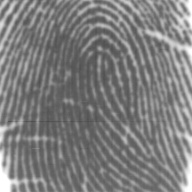
#> input picture fingerPrint_images/images_to_generate/images_right_5/img_0.jpg, 192 x 192 px, found by its file name; its folder holds 4 pictures in this run
$ python avg_gray.py
#> lines starting #> are read from the running program, lines starting #| are printed output that depends on the picture; long printed decimals are rounded
import cv2
import numpy as np
import os

def match_average_gray(images):
    grays = []

    # 1. 读取图像并计算灰度均值
    for img in images:
        gray = cv2.cvtColor(img, cv2.COLOR_BGR2GRAY)
        mean_gray = np.mean(gray)
        grays.append((img, gray, mean_gray))

    # 2. 计算目标平均灰度值
    target_mean = np.mean([mean for _, _, mean in grays])
    print(f"目标平均灰度值: {target_mean}")

    # 3. 调整灰度值
    adjusted_images = []
    for img, gray, mean in grays:
        adjustment = target_mean - mean
        adjusted_gray = np.clip(gray + adjustment, 0, 255).astype(np.uint8)

        # 若需要彩色图像，将灰度图覆盖回RGB通道
        adjusted_images.append(adjusted_gray)

    return adjusted_images

# 示例代码：文件夹中的图像处理
input_folder = "./images_right_5"
output_folder = "./images_right_5"

if not os.path.exists(output_folder):
    os.makedirs(output_folder)

# 读取文件夹中的所有图像
image_files = [f for f in os.listdir(input_folder) if f.endswith(('.jpg', '.png'))]
images = [cv2.imread(os.path.join(input_folder, file)) for file in image_files]
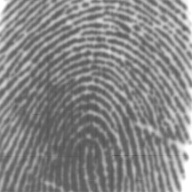
#> input picture fingerPrint_images/images_to_generate/images_right_5/img_1.jpg, 192 x 192 px, found by its file name
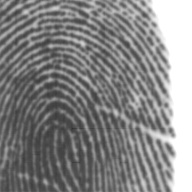
#> input picture fingerPrint_images/images_to_generate/images_right_5/img_10.jpg, 192 x 192 px, found by its file name
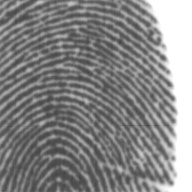
#> input picture fingerPrint_images/images_to_generate/images_right_5/img_11.jpg, 192 x 192 px, found by its file name

# 调整灰度值
adjusted_images = match_average_gray(images)
#> the loop in match_average_gray, `for img in images:` made 4 passes
#> mean_gray on passes 1 to 4: 125.6, 134.6, 133.7, 134.1
#> after the loop in match_average_gray, `for img in images:`: grays = 4 items
#> in match_average_gray, `target_mean = np.mean([mean for _, _, mean in grays])`: target_mean = 132
#| 目标平均灰度值: 132.019
#> the loop in match_average_gray, `for img, gray, mean in grays:` made 4 passes
#> (mean, adjustment) on passes 1 to 4: (125.6, 6.4), (134.6, -2.57), (133.7, -1.71), (134.1, -2.11)
#> after the loop in match_average_gray, `for img, gray, mean in grays:`: adjusted_images = 4 items
#> adjusted_images = 4 items

# 保存结果
for idx, file in enumerate(image_files):
    output_path = os.path.join(output_folder, f"adjusted_{file}")
    cv2.imwrite(output_path, adjusted_images[idx])
    print(f"保存图像到: {output_path}")
